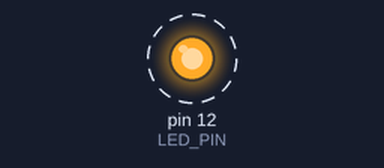
The program below on a simulated Raspberry Pi (header pin numbers). On the bench: output pins drawn as LEDs (lit = HIGH). Dashed ring = blinking. What the program prints to the terminal is not drawn. At 10.0 s the program stops and its outputs stay as they are.

Above: at 0.2 s.
Timing chart, 0 to 3.0 s (numbered marks = the images above):
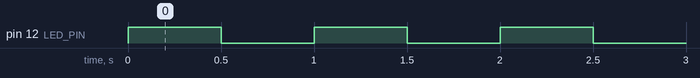

The program:

blink_leds.py
```python
#!/usr/bin/env python3
import RPi.GPIO as GPIO
import time

DELAY = 0.5
ITERATIONS = 10
LED_PIN = 12

GPIO.setmode(GPIO.BOARD)
GPIO.setwarnings(False)

GPIO.setup(LED_PIN, GPIO.OUT)

for i in range(ITERATIONS):
    print('LED ON')
    GPIO.output(LED_PIN, GPIO.HIGH)
    time.sleep(DELAY)
    print('LED OFF')
    GPIO.output(LED_PIN, GPIO.LOW)
    time.sleep(DELAY)

print('done!')
```

Measured:
- by itself, pin 12 (LED_PIN): alternates HIGH for 0.50 s and LOW for 0.50 s, 20 changes in all, then stays LOW
